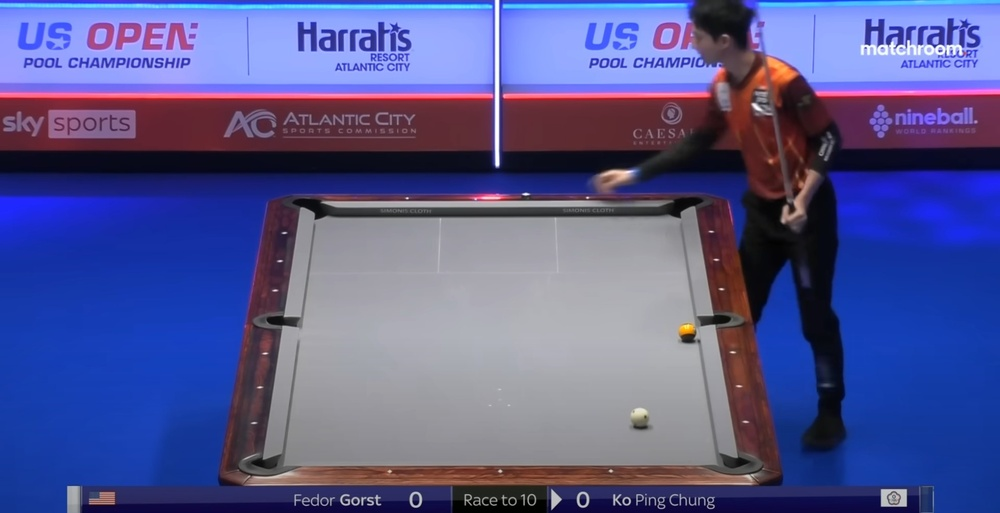
#> input picture data/poolpic-1ball.jpg, 1000 x 513 px, shrunk from 1957 x 1004 before the run
$ python detect-pool-balls.py
#> lines starting #> are read from the running program, lines starting #| are printed output that depends on the picture; after the words box and inside, x2 and y2 are one past the last pixel; in counts of white or black regions, pixels touching at a corner belong together
import cv2 as cv
import numpy as np

def mask_obj():
    frame = cv.imread('data/poolpic-1ball.jpg')
#> frame is the input picture: shape (513, 1000, 3); mean B, G, R 144.8, 88.6, 86.4

    gaussian_blur = cv.GaussianBlur(frame, (11, 11), 0)
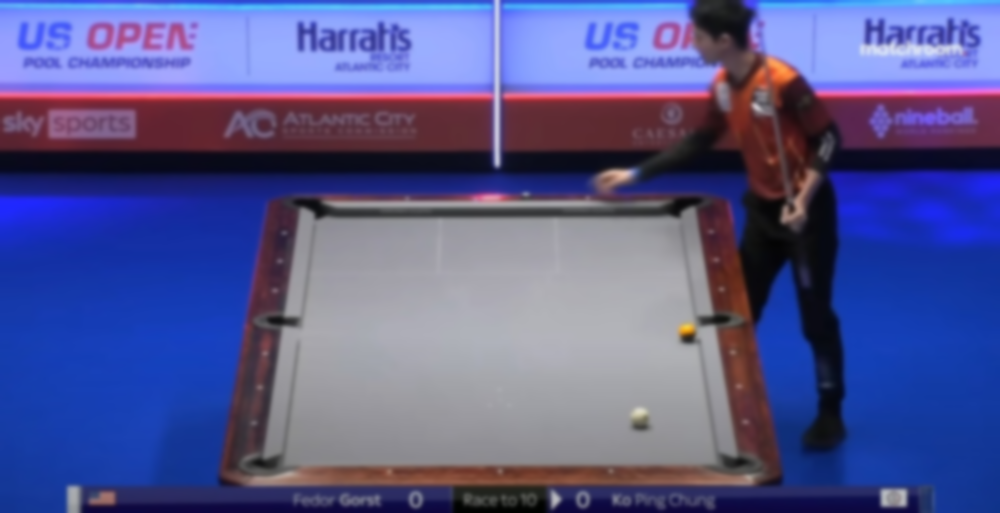
#> gaussian_blur: shape (513, 1000, 3); mean B, G, R 144.8, 88.6, 86.4
    cv.imshow('blurred', gaussian_blur)

    hsv = cv.cvtColor(frame, cv.COLOR_BGR2HSV)
#> hsv: shape (513, 1000, 3); mean H, S, V 118.2, 129.3, 152.2
    cv.imshow('hsv', hsv)

    color = np.array([182, 3, 30])

    lower = np.array([0,0,168])
    upper = np.array([172,111,255])

    mask = cv.inRange(hsv, lower, upper)
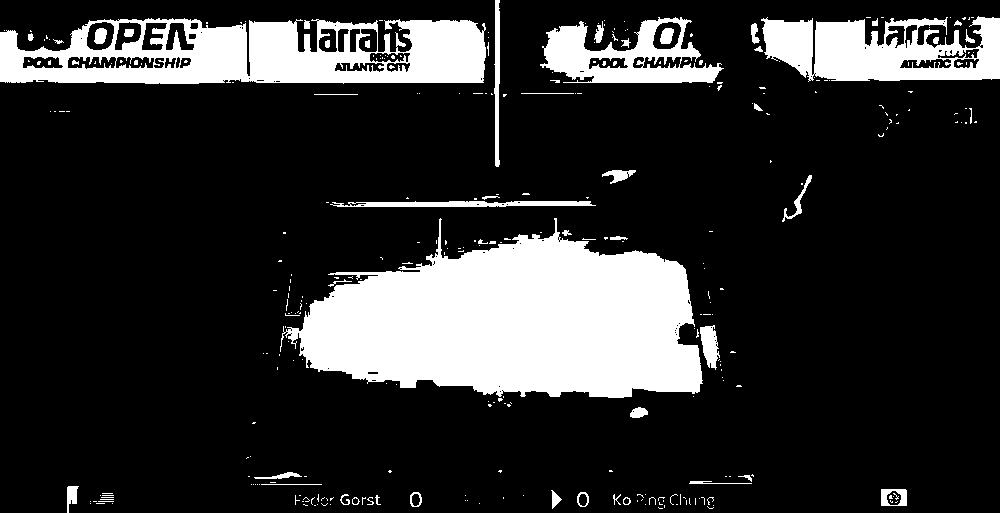
#> mask: shape (513, 1000); 18.6% white; 320 white regions (269 under 20 px), largest, box (x1, y1, x2, y2) and area: (280, 218, 703, 398) 49928, (0, 18, 486, 84) 21563, (761, 16, 1000, 82) 10590
    cv.imshow('Mask', mask)

    cv.waitKey(0)
    cv.destroyAllWindows()

mask_obj()
